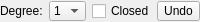
<?xml version="1.0" encoding="UTF-8"?>
<ui version="4.0">
 <class>Ui_SplineOptions</class>
 <widget class="QWidget" name="Ui_SplineOptions">
  <property name="geometry">
   <rect>
    <x>0</x>
    <y>0</y>
    <width>200</width>
    <height>22</height>
   </rect>
  </property>
  <property name="sizePolicy">
   <sizepolicy hsizetype="Maximum" vsizetype="Preferred">
    <horstretch>0</horstretch>
    <verstretch>0</verstretch>
   </sizepolicy>
  </property>
  <property name="minimumSize">
   <size>
    <width>200</width>
    <height>22</height>
   </size>
  </property>
  <property name="maximumSize">
   <size>
    <width>400</width>
    <height>22</height>
   </size>
  </property>
  <property name="windowTitle">
   <string>Spline Options</string>
  </property>
  <layout class="QHBoxLayout">
   <property name="leftMargin">
    <number>0</number>
   </property>
   <property name="topMargin">
    <number>1</number>
   </property>
   <property name="rightMargin">
    <number>0</number>
   </property>
   <property name="bottomMargin">
    <number>1</number>
   </property>
   <item>
    <widget class="QLabel" name="lDegree">
     <property name="sizePolicy">
      <sizepolicy hsizetype="Preferred" vsizetype="Preferred">
       <horstretch>0</horstretch>
       <verstretch>0</verstretch>
      </sizepolicy>
     </property>
     <property name="text">
      <string>Degree:</string>
     </property>
     <property name="wordWrap">
      <bool>false</bool>
     </property>
    </widget>
   </item>
   <item>
    <widget class="QComboBox" name="cbDegree">
     <property name="sizePolicy">
      <sizepolicy hsizetype="Minimum" vsizetype="Fixed">
       <horstretch>0</horstretch>
       <verstretch>0</verstretch>
      </sizepolicy>
     </property>
     <property name="toolTip">
      <string>Spline's degree used for approximation between points</string>
     </property>
     <item>
      <property name="text">
       <string notr="true">1</string>
      </property>
     </item>
     <item>
      <property name="text">
       <string notr="true">2</string>
      </property>
     </item>
     <item>
      <property name="text">
       <string notr="true">3</string>
      </property>
     </item>
    </widget>
   </item>
   <item>
    <widget class="QCheckBox" name="cbClosed">
     <property name="toolTip">
      <string>If selected, closed spline is created</string>
     </property>
     <property name="text">
      <string>Closed</string>
     </property>
    </widget>
   </item>
   <item>
    <widget class="QToolButton" name="bUndo">
     <property name="sizePolicy">
      <sizepolicy hsizetype="Minimum" vsizetype="Minimum">
       <horstretch>2</horstretch>
       <verstretch>0</verstretch>
      </sizepolicy>
     </property>
     <property name="toolTip">
      <string>Undo previous point</string>
     </property>
     <property name="text">
      <string>Undo</string>
     </property>
    </widget>
   </item>
   <item>
    <spacer name="horizontalSpacer">
     <property name="orientation">
      <enum>Qt::Horizontal</enum>
     </property>
     <property name="sizeHint" stdset="0">
      <size>
       <width>0</width>
       <height>20</height>
      </size>
     </property>
    </spacer>
   </item>
  </layout>
 </widget>
 <layoutdefault spacing="6" margin="11"/>
 <resources/>
 <connections/>
 <slots>
  <slot>undo()</slot>
  <slot>setDegree(QString)</slot>
  <slot>setClosed(bool)</slot>
 </slots>
</ui>
